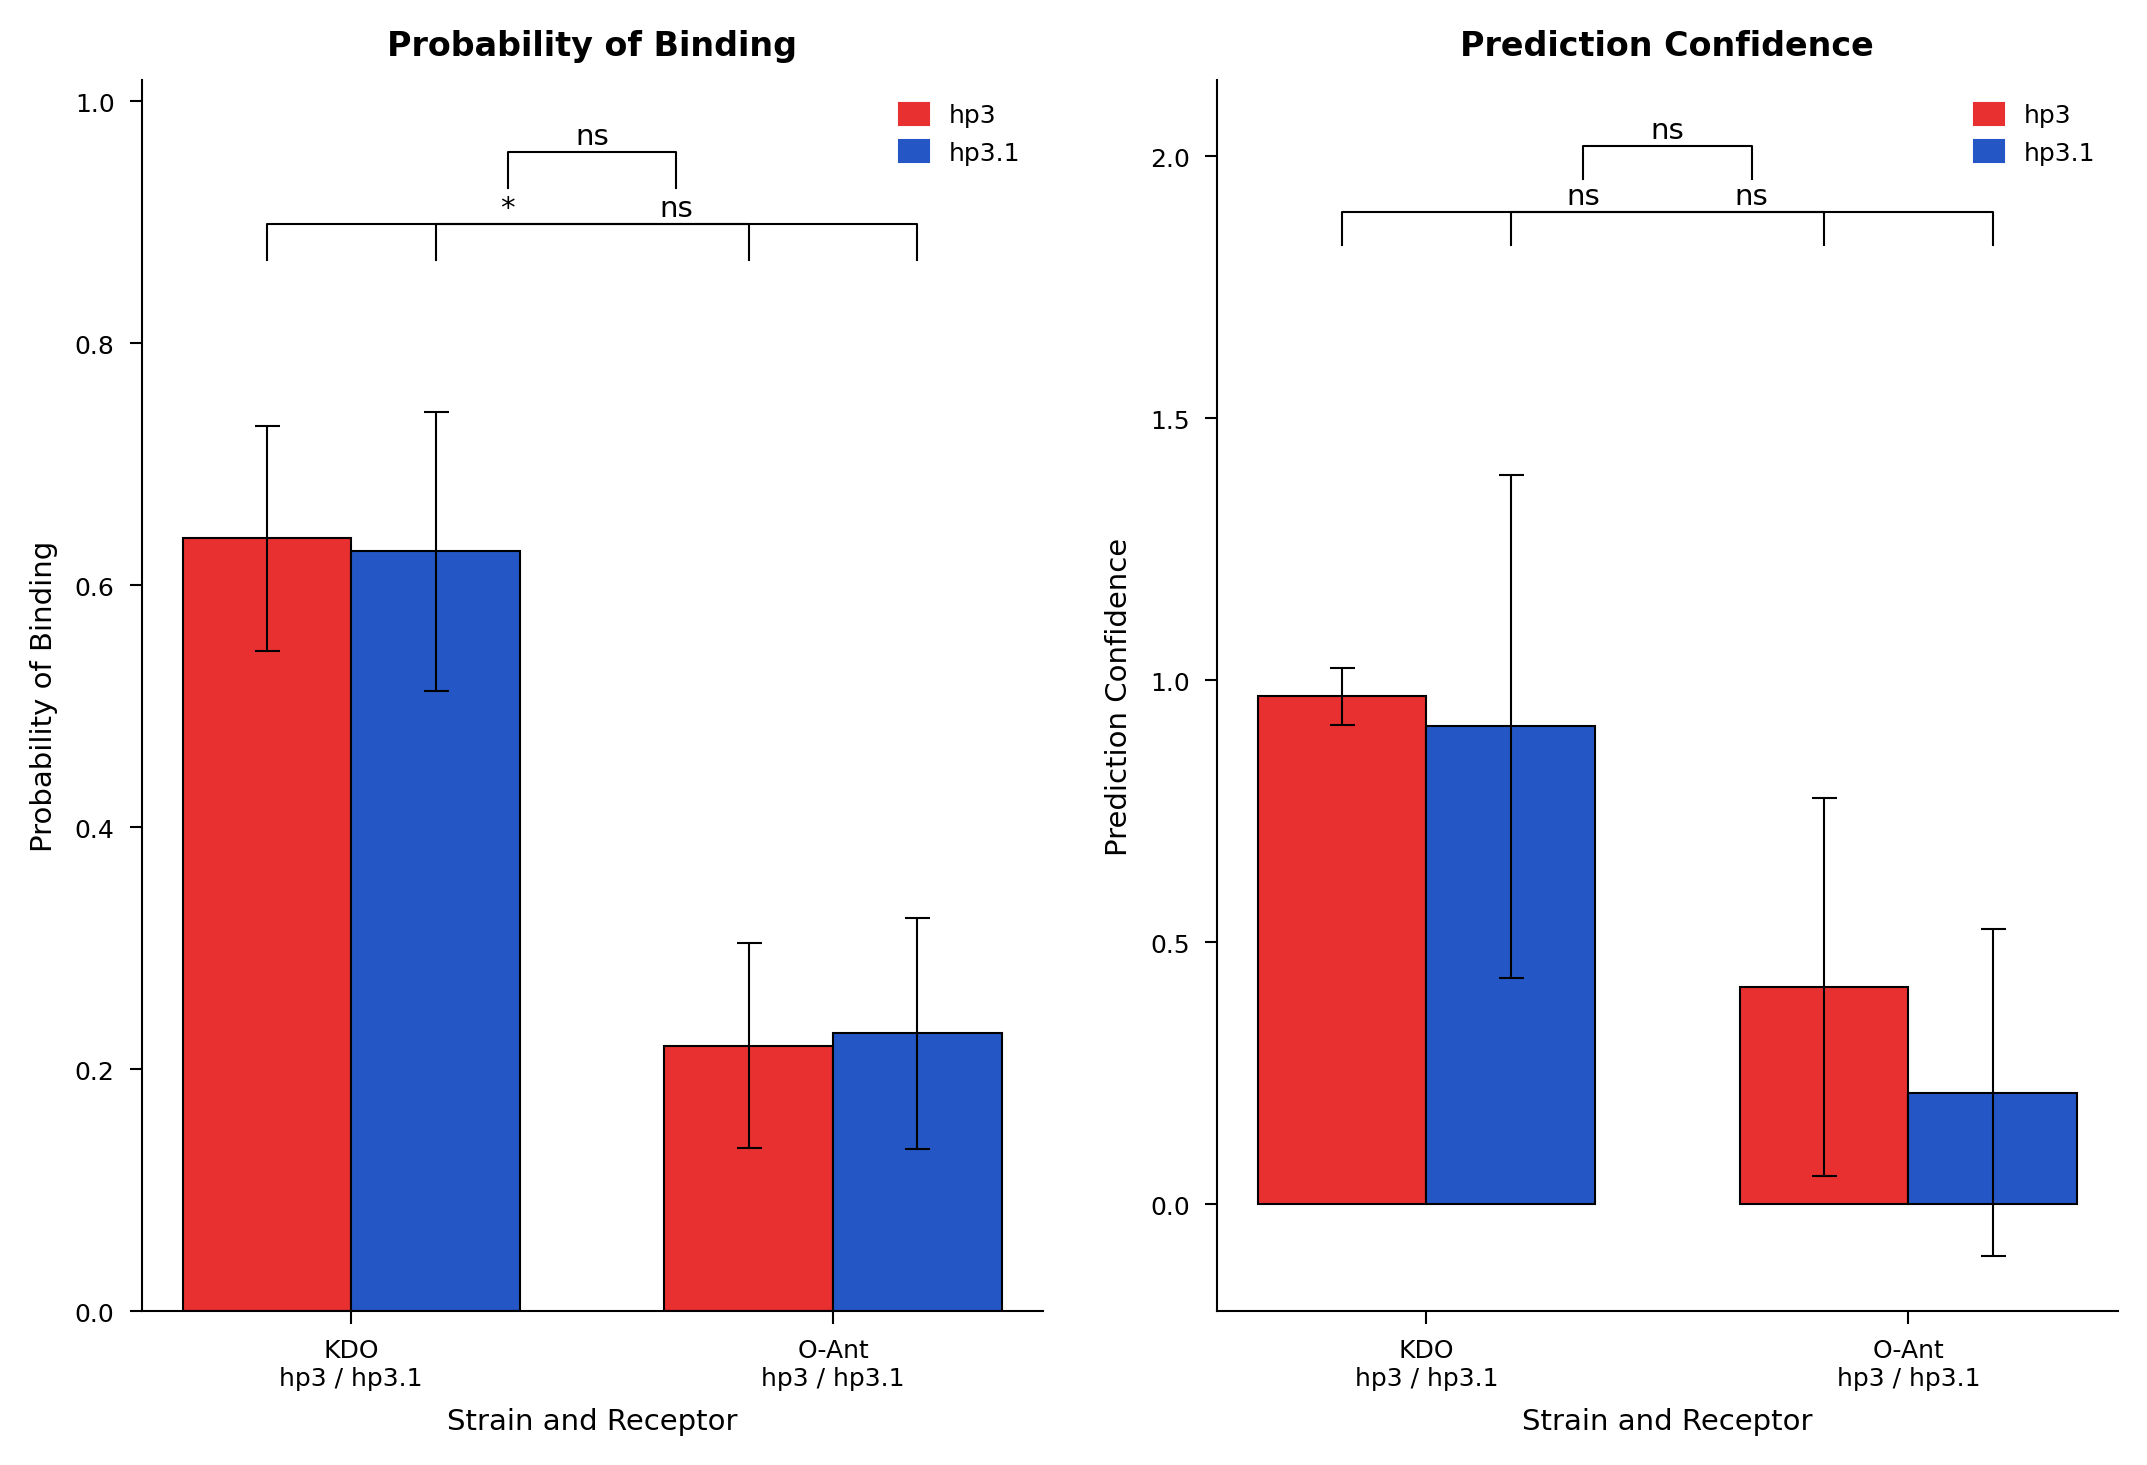

This figure's Python source:
import pandas as pd
import numpy as np
import matplotlib
matplotlib.use("Agg")
import matplotlib.pyplot as plt
import matplotlib.font_manager as fm
from scipy.stats import ttest_ind
import io, re

# ── Font detection ────────────────────────────────────────────────────────────
available = {f.name for f in fm.fontManager.ttflist}
FONT = next((f for f in ["Arial","Helvetica","DejaVu Sans","Liberation Sans"] if f in available), "sans-serif")
plt.rcParams["font.family"] = FONT

# ── CONFIG ────────────────────────────────────────────────────────────────────
CONFIG = {
    "data_path":   "/mnt/user-data/uploads/boltz_hp3.csv",
    # Cell Press double-column: 174 mm wide → split into two panels
    # 2:3 aspect ratio per panel → width=85mm, height=127.5mm
    "fig_w_in":    (85  / 25.4) * 2 + 0.6,   # two panels + gap
    "fig_h_in":    127.5 / 25.4,
    "dpi":         300,
    "font_size":   7,
    "title_size":  8,
    "tick_size":   6,
    "lw":          0.5,          # bar border & error bar linewidth (0.5 pt)
    "capsize":     3,
    "bar_width":   0.35,
    "colors":      {"hp3": "#E83030", "hp31": "#2457C5"},   # red / blue
    "alpha":       1.0,
    "out_png":     "/mnt/user-data/outputs/figure_v1.png",
    "out_svg":     "/mnt/user-data/outputs/figure_v1.svg",
}

# ── Load & clean data ─────────────────────────────────────────────────────────
raw = pd.read_csv(CONFIG["data_path"], encoding="utf-8-sig")
raw.columns = raw.columns.str.strip()
raw["Value"] = raw["Value"].astype(str).str.replace(",", "").str.strip().astype(float)
raw["Sample"] = raw["Sample"].str.strip()

# ── Group mapping ─────────────────────────────────────────────────────────────
# Canonical labels shown on x-axis
LABEL_MAP = {
    "hp3 kdo3":  ("hp3",  "KDO"),
    "hp3 o-ant": ("hp3",  "O-Ant"),
    "hp31 kdo3": ("hp31", "KDO"),
    "hp31 o-ant":("hp31", "O-Ant"),
}
raw["strain"]   = raw["Sample"].map(lambda s: LABEL_MAP.get(s, (None,None))[0])
raw["receptor"] = raw["Sample"].map(lambda s: LABEL_MAP.get(s, (None,None))[1])

# ── Helper: p → stars ─────────────────────────────────────────────────────────
def p_to_stars(p):
    if p < 0.0001: return "****"
    if p < 0.001:  return "***"
    if p < 0.01:   return "**"
    if p < 0.05:   return "*"
    return "ns"

# ── Helper: stat bracket ──────────────────────────────────────────────────────
def add_stat_bracket(ax, x1, x2, y, p, h=0.03, lw=0.5):
    stars = p_to_stars(p)
    ax.plot([x1, x1, x2, x2], [y, y+h, y+h, y], lw=lw, c="black", clip_on=False)
    ax.text((x1+x2)/2, y+h*1.05, stars, ha="center", va="bottom",
            fontsize=CONFIG["font_size"], clip_on=False)

# ── Plot factory ──────────────────────────────────────────────────────────────
def make_bar(ax, metric, ylabel, title):
    df = raw[raw["Type"] == metric].copy()

    # X positions: KDO=0, O-Ant=1 ; hp3 offset left, hp31 offset right
    bw = CONFIG["bar_width"]
    x_kdo   = 0
    x_oant  = 1
    offsets = {"hp3": -bw/2, "hp31": bw/2}

    bars_info = {}   # strain → (x_center, mean, sem, data_array)
    for strain, color in CONFIG["colors"].items():
        for receptor, xbase in [("KDO", x_kdo), ("O-Ant", x_oant)]:
            vals = df[(df["strain"]==strain) & (df["receptor"]==receptor)]["Value"].values
            m, s = vals.mean(), vals.std(ddof=1)/np.sqrt(len(vals))
            xc = xbase + offsets[strain]
            bars_info[(strain, receptor)] = (xc, m, s, vals)

            bar = ax.bar(xc, m, width=bw, color=color, alpha=CONFIG["alpha"],
                         linewidth=CONFIG["lw"], edgecolor="black",
                         label=f"hp3.1" if strain=="hp31" else "hp3"
                               if receptor=="KDO" else "_nolegend_")
            ax.errorbar(xc, m, yerr=s, fmt="none", elinewidth=CONFIG["lw"],
                        capthick=CONFIG["lw"], capsize=CONFIG["capsize"], color="black")

    # ── T-tests for three pairs ───────────────────────────────────────────────
    # Pair 1: hp3 kdo vs hp3 o-ant
    _, p1 = ttest_ind(bars_info[("hp3","KDO")][3], bars_info[("hp3","O-Ant")][3], equal_var=False)
    # Pair 2: hp3.1 kdo vs hp3.1 o-ant
    _, p2 = ttest_ind(bars_info[("hp31","KDO")][3], bars_info[("hp31","O-Ant")][3], equal_var=False)
    # Pair 3: hp3 (all) vs hp3.1 (all)  — pool both receptors per strain
    hp3_all  = df[df["strain"]=="hp3"]["Value"].values
    hp31_all = df[df["strain"]=="hp31"]["Value"].values
    _, p3 = ttest_ind(hp3_all, hp31_all, equal_var=False)

    # ── Y range for brackets ─────────────────────────────────────────────────
    all_vals = df["Value"].values
    ymax = all_vals.max() + abs(all_vals).max() * 0.05
    pad  = abs(all_vals).max() * 0.12   # vertical step between brackets

    # Pair 1 bracket (hp3 KDO ↔ hp3 O-Ant)
    x1a = bars_info[("hp3","KDO")][0]
    x1b = bars_info[("hp3","O-Ant")][0]
    y1  = ymax
    add_stat_bracket(ax, x1a, x1b, y1, p1, h=pad*0.3)

    # Pair 2 bracket (hp3.1 KDO ↔ hp3.1 O-Ant)
    x2a = bars_info[("hp31","KDO")][0]
    x2b = bars_info[("hp31","O-Ant")][0]
    y2  = ymax
    add_stat_bracket(ax, x2a, x2b, y2, p2, h=pad*0.3)

    # Pair 3 bracket (hp3 centre ↔ hp3.1 centre) — placed higher
    y3 = ymax + pad * 0.6
    xc_hp3  = (bars_info[("hp3","KDO")][0]  + bars_info[("hp3","O-Ant")][0])  / 2
    xc_hp31 = (bars_info[("hp31","KDO")][0] + bars_info[("hp31","O-Ant")][0]) / 2
    add_stat_bracket(ax, xc_hp3, xc_hp31, y3, p3, h=pad*0.3)

    # ── Axes styling (Cell Press) ─────────────────────────────────────────────
    ax.set_xticks([x_kdo, x_oant])
    ax.set_xticklabels(["KDO\nhp3 / hp3.1", "O-Ant\nhp3 / hp3.1"],
                       fontsize=CONFIG["tick_size"])
    ax.set_xlabel("Strain and Receptor", fontsize=CONFIG["font_size"], labelpad=4)
    ax.set_ylabel(ylabel, fontsize=CONFIG["font_size"], labelpad=4)
    ax.set_title(title, fontsize=CONFIG["title_size"], fontweight="bold", pad=6)
    ax.tick_params(axis="both", which="both", labelsize=CONFIG["tick_size"],
                   width=CONFIG["lw"], length=3)
    for spine in ["top","right"]:
        ax.spines[spine].set_visible(False)
    for spine in ["left","bottom"]:
        ax.spines[spine].set_linewidth(CONFIG["lw"])

    # Adjust y-limit to show brackets
    ax.set_ylim(bottom=None, top=y3 + pad * 0.9)

    # ── Legend ────────────────────────────────────────────────────────────────
    handles = [
        plt.Rectangle((0,0),1,1, color=CONFIG["colors"]["hp3"],  linewidth=CONFIG["lw"], edgecolor="black"),
        plt.Rectangle((0,0),1,1, color=CONFIG["colors"]["hp31"], linewidth=CONFIG["lw"], edgecolor="black"),
    ]
    ax.legend(handles, ["hp3", "hp3.1"], fontsize=CONFIG["tick_size"],
              frameon=False, loc="upper right", handlelength=1.2, handleheight=1.0)

# ── Build figure ──────────────────────────────────────────────────────────────
fig, (ax1, ax2) = plt.subplots(1, 2,
    figsize=(CONFIG["fig_w_in"], CONFIG["fig_h_in"]),
    dpi=CONFIG["dpi"])

make_bar(ax1, "pred_prob",  "Probability of Binding",  "Probability of Binding")
make_bar(ax2, "pred_value", "Prediction Confidence",   "Prediction Confidence")

fig.tight_layout(pad=1.2, w_pad=1.5)

# ── Save ──────────────────────────────────────────────────────────────────────
fig.savefig(CONFIG["out_png"], dpi=CONFIG["dpi"], bbox_inches="tight")
fig.savefig(CONFIG["out_svg"], bbox_inches="tight")
print("Saved PNG and SVG.")
